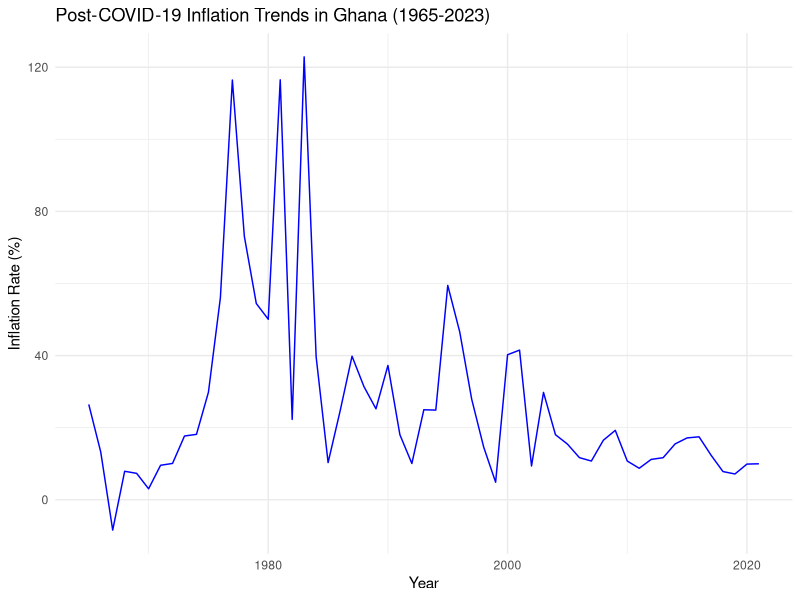
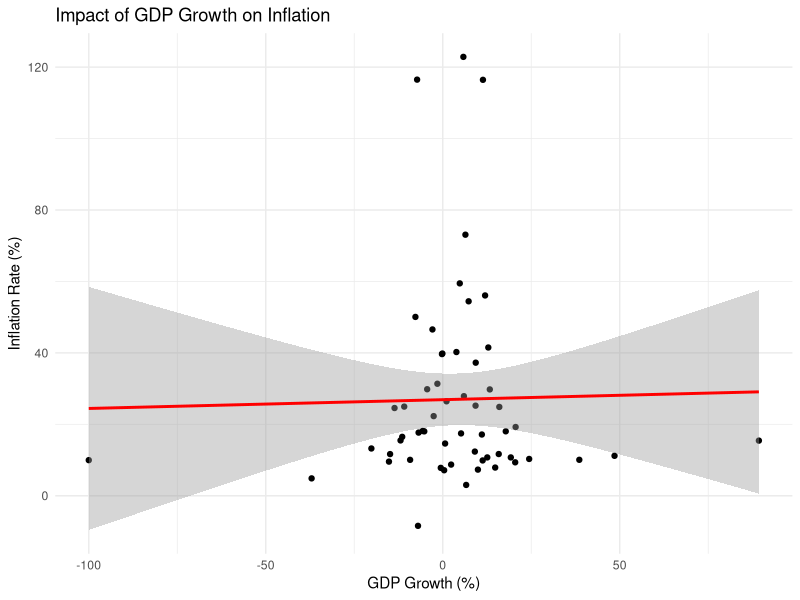

Write the R code that produced these figures, in order.
## ---- chunk 1
library(dplyr)
library(ggplot2)
library(readr)

# Load the datasets
economic_data <- read_csv("Ghana Economic Data.csv")
inflation_data <- read_csv("Ghana_inflation_rate.csv")

# Inspect the first few rows
head(economic_data)
head(inflation_data)
## ---- chunk 2
# Clean the inflation dataset
inflation_data_clean <- na.omit(inflation_data)  # Remove missing values

# Merge the inflation data with the economic data based on 'Date'
combined_data <- left_join(inflation_data_clean, economic_data, by = "Year")

# Inspect the combined dataset
head(combined_data)
summary(combined_data)
## ---- chunk 3
# Plot the inflation rate over time
ggplot(combined_data, aes(x = Year, y = rate)) +
  geom_line(color = "blue") +
  theme_minimal() +
  labs(title = "Post-COVID-19 Inflation Trends in Ghana (1965-2023)",
       x = "Year",
       y = "Inflation Rate (%)")
## ---- chunk 4
# Plot relationship between GDP growth and inflation
ggplot(combined_data, aes(x = GDP_growth, y = rate)) +
  geom_point() +
  geom_smooth(method = "lm", color = "red") +
  theme_minimal() +
  labs(title = "Impact of GDP Growth on Inflation",
       x = "GDP Growth (%)",
       y = "Inflation Rate (%)")
## ---- chunk 5
# Fit a linear regression model
model <- lm(rate ~ GDP_growth, data = combined_data)

# Display the model summary
summary(model)
## ---- chunk 6
# Extract the p-value for GDP_growth
gdp_p_value <- summary(model)$coefficients["GDP_growth", "Pr(>|t|)"]

# Report the decision based on the p-value
if (gdp_p_value < 0.05) {
  decision <- "reject"
  conclusion <- "significant"
} else {
  decision <- "fail to reject"
  conclusion <- "no significant"
}

# Output the conclusion
cat("The p-value for GDP growth is ", gdp_p_value, ". Therefore,\nwe", decision, 
    " the null hypothesis and conclude that there is", conclusion, 
    " relationship \nbetween GDP growth and inflation post-COVID-19.")
